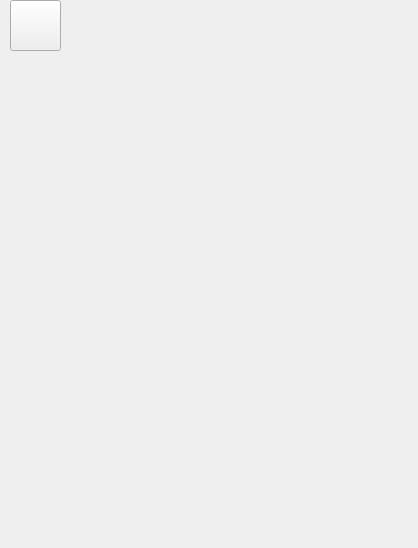
<?xml version="1.0" encoding="UTF-8"?>
<ui version="4.0">
 <class>widrocker</class>
 <widget class="QWidget" name="widrocker">
  <property name="geometry">
   <rect>
    <x>0</x>
    <y>0</y>
    <width>418</width>
    <height>548</height>
   </rect>
  </property>
  <property name="windowTitle">
   <string>Form</string>
  </property>
  <widget class="QPushButton" name="BtnBack">
   <property name="geometry">
    <rect>
     <x>10</x>
     <y>0</y>
     <width>51</width>
     <height>51</height>
    </rect>
   </property>
   <property name="text">
    <string/>
   </property>
   <property name="icon">
    <iconset resource="resource.qrc">
     <normaloff>:/images/back.png</normaloff>:/images/back.png</iconset>
   </property>
   <property name="iconSize">
    <size>
     <width>32</width>
     <height>32</height>
    </size>
   </property>
  </widget>
 </widget>
 <resources>
  <include location="resource.qrc"/>
 </resources>
 <connections/>
</ui>
